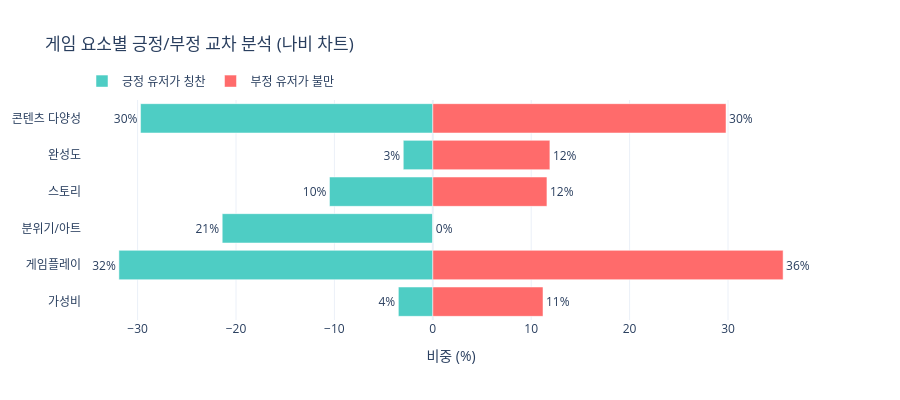

The notebook cell saved with this chart:
### Code cell
# ── 나비 차트 (Butterfly Chart): 왼쪽 긍정, 오른쪽 부정 ──
fig = go.Figure()

fig.add_trace(go.Bar(
    y=elements, x=[-v for v in cross_df['긍정 유저가 칭찬 (%)']],
    orientation='h', name='긍정 유저가 칭찬',
    marker_color='#4ECDC4',
    text=[f'{v:.0f}%' for v in cross_df['긍정 유저가 칭찬 (%)']],
    textposition='outside'))

fig.add_trace(go.Bar(
    y=elements, x=cross_df['부정 유저가 불만 (%)'],
    orientation='h', name='부정 유저가 불만',
    marker_color='#FF6B6B',
    text=[f'{v:.0f}%' for v in cross_df['부정 유저가 불만 (%)']],
    textposition='outside'))

fig.update_layout(
    title='게임 요소별 긍정/부정 교차 분석 (나비 차트)',
    xaxis_title='비중 (%)',
    barmode='overlay',
    height=400, width=900, template='plotly_white',
    legend=dict(orientation='h', yanchor='bottom', y=1.02))
fig.show()

### Figure 1 — Plotly figure (JSON) as saved in the notebook; plotly's stock layout.template omitted (floating-point values rounded to 4 significant figures)
{"data": [{"marker": {"color": "#4ECDC4"}, "name": "긍정 유저가 칭찬", "orientation": "h", "text": ["4%", "32%", "21%", "10%", "3%", "30%"], "textposition": "outside", "type": "bar", "x": [-3.5, -31.9, -21.4, -10.5, -3, -29.7], "y": ["가성비", "게임플레이", "분위기/아트", "스토리", "완성도", "콘텐츠 다양성"]}, {"marker": {"color": "#FF6B6B"}, "name": "부정 유저가 불만", "orientation": "h", "text": ["11%", "36%", "0%", "12%", "12%", "30%"], "textposition": "outside", "type": "bar", "x": [11.2, 35.6, 0.0, 11.6, 11.9, 29.8], "y": ["가성비", "게임플레이", "분위기/아트", "스토리", "완성도", "콘텐츠 다양성"]}], "layout": {"barmode": "overlay", "height": 400, "legend": {"orientation": "h", "y": 1.02, "yanchor": "bottom"}, "title": {"text": "게임 요소별 긍정/부정 교차 분석 (나비 차트)"}, "width": 900, "xaxis": {"title": {"text": "비중 (%)"}}}}
